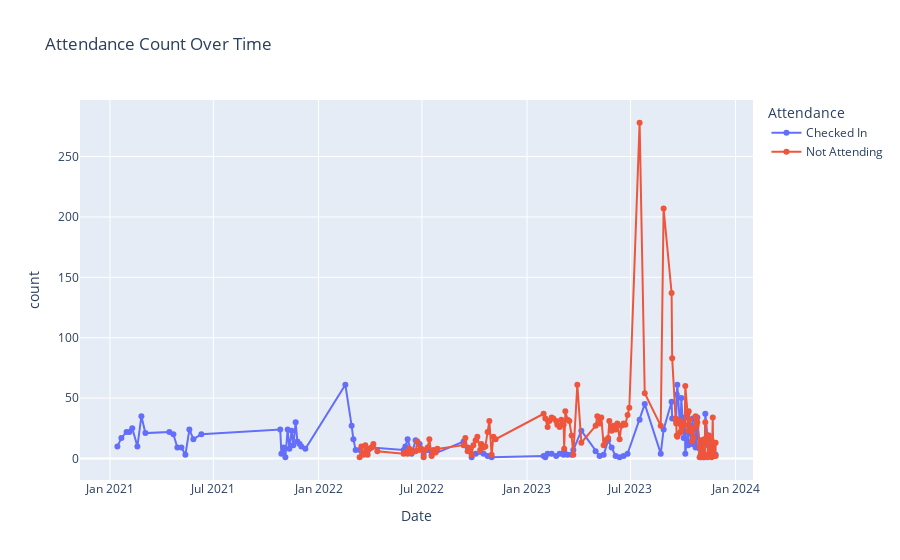

The code cell stored with this chart in its notebook:
### Code cell
# Creating a line plot using Plotly Express
fig = px.line(attendance_grouped, x='Date', y='count', color='Attendance', markers=True, title='Attendance Count Over Time')
fig.show()
